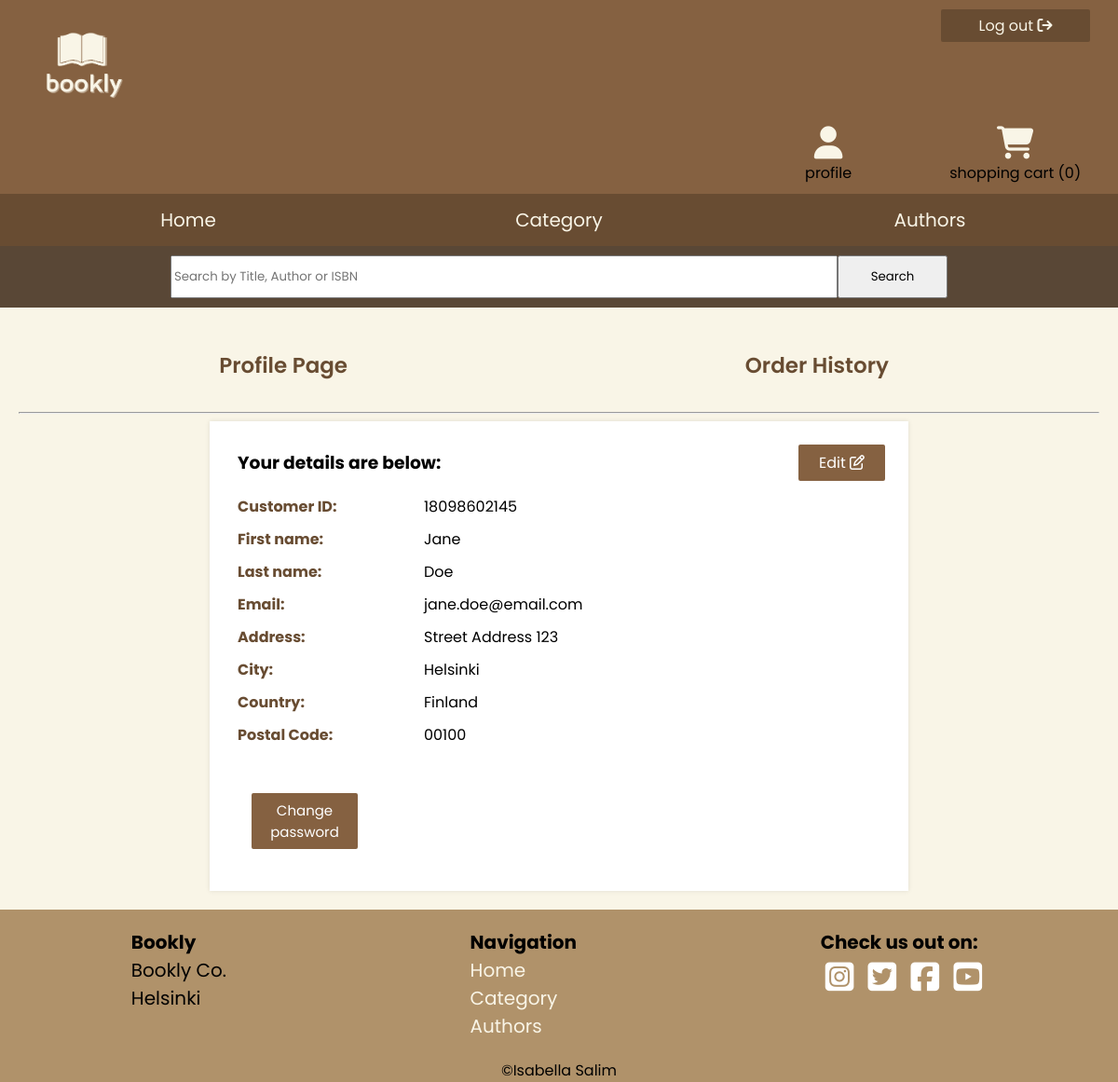
The app's page /profile.php (signed in), older data.
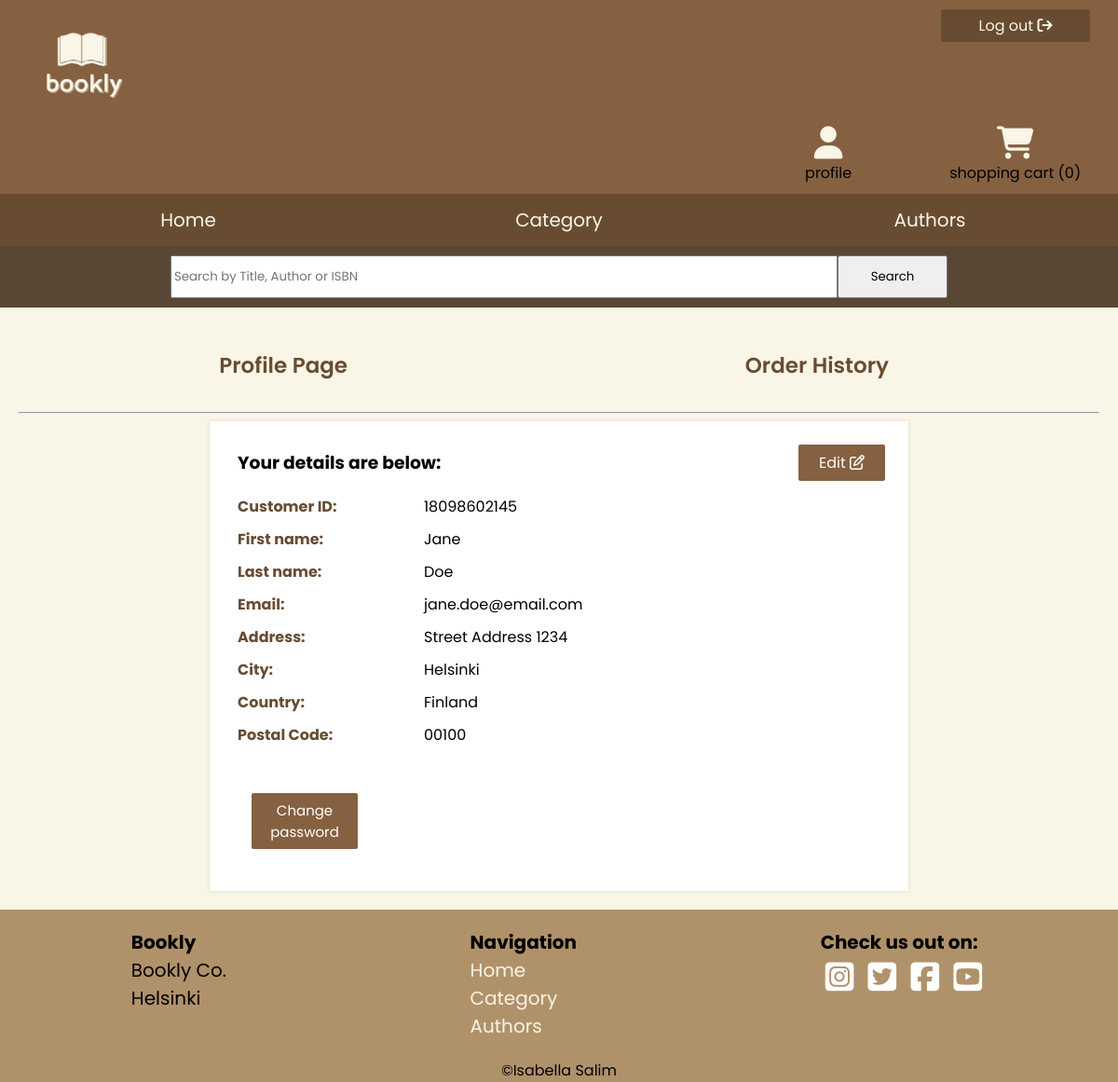
The same page, newer data.
### tables this page shows
CREATE TABLE `customer` (
  `Customer_id` char(11) NOT NULL,
  `first_name` varchar(100) DEFAULT NULL,
  `last_name` varchar(100) DEFAULT NULL,
  `email` varchar(50) NOT NULL,
  `cus_password` varchar(100) NOT NULL,
  `address` varchar(100) DEFAULT NULL,
  `city` varchar(50) DEFAULT NULL,
  `country` varchar(100) DEFAULT NULL,
  `postal_code` char(5) DEFAULT NULL
);

### profile.php (the view, shortened to what this page needs)
<!DOCTYPE html>
<html lang="en">
<head>
    <link rel="stylesheet" href="css/stylesheet.css">
</head>
<body>
<?php include('header.php'); ?>
<?php require_once('connection.php'); ?>
<div class="container">
<?php
$cusID = isset($_SESSION['Customer_id']) ? intval($_SESSION['Customer_id']) : 0;
$query = "SELECT * FROM customer WHERE Customer_id = ?";
$stmt = $conn->prepare($query);
$stmt->bind_param('i', $cusID);
$stmt->execute();
$result = $stmt->get_result();
$row = $result->fetch_assoc();
?>
<a class="page" href="profile.php">Profile Page</a>
<a class="page" href="order_history.php">Order History</a>
<hr>
<div class="content">
	<div class="edit">
		<h3 >Your details are below:</h3>
		<?php echo '<a class="toggle"  href="edit_user.php"> Edit  <i class="fa-regular fa-pen-to-square"></i></a>';?>
	</div>
	<div style="clear:both;" class="profile-info">
		<h4>Customer ID:</h4>
		<p><?=  htmlspecialchars($row['Customer_id'])?></p>
	</div>
	<div class="profile-info">
		<h4>First name:</h4>
		<p><?=  htmlspecialchars($row['first_name']) ?></p>
	</div>
	<div class="profile-info">
		<h4>Last name:</h4>
		<p><?=  htmlspecialchars($row['last_name']) ?></p>
	</div>
	<div class="profile-info">
		<h4>Email:</h4>
		<p><?=  htmlspecialchars($row['email'])?></p>
	</div>
	<div class="profile-info">
		<h4>Address:</h4>
		<p><?=  htmlspecialchars($row['address'])?></p>
	</div>
	<div class="profile-info">
		<h4>City:</h4>
		<p><?=  htmlspecialchars($row['city'])?></p>
	</div>
	<div class="profile-info">
		<h4>Country:</h4>
		<p><?=  htmlspecialchars($row['country'])?></p>
	</div>
	<div class="profile-info">
		<h4>Postal Code:</h4>
		<p><?=  htmlspecialchars($row['postal_code'])?></p>
	</div>
	<br>
	<?php echo '<a class="button" href="change_password.php">Change password</a>';?>
</div>
</div>
<?php include('footer.php'); ?>
</body>
</html>

Row changes from the older to the newer data that the page shows:
changed customer "Jane": address "Street Address 123" → "Street Address 1234"
